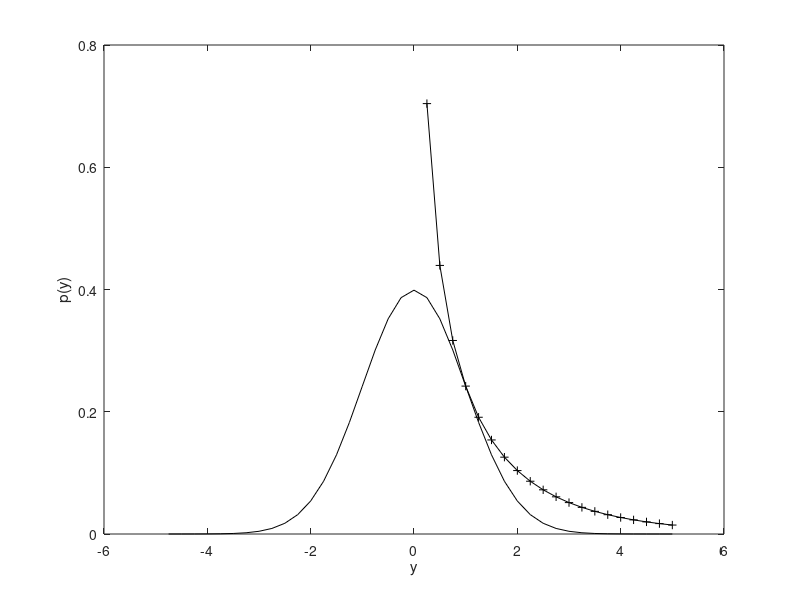

MATLAB code to generate this figure: (Note: this script raises an error after producing the figure.)
% gauss, chi-1, exponential (chi-2)and Rayleigh pdfs

sigx=1;			% underlying Gaussian std dev
beta=2*sigx^2;
Mx=0;			% x zero mean

npts=20;
ymax=5*sigx;
dy=ymax/npts;
y=dy:dy:ymax;
yg=-ymax+dy:dy:ymax;

pyg=(1./(sigx*sqrt(2*pi))).*exp(-(yg.^2)./beta);
p1y=(1./(sigx.*sqrt(2.*pi.*y))).*exp(-(y./beta));
p2y=(1/beta).*exp(-(y./beta));
pry=(2.*y./beta).*exp(-(y.^2)./beta);

P1y=0;
P2y=0;
Pry=0;
for n=1:npts,
	P1y=P1y+p1y(n)*dy;
	P2y=P2y+p2y(n)*dy;
	Pry=Pry+pry(n)*dy;
end;
Pyg=0;
for n=1:2*npts,
	Pyg=Pyg+pyg(n)*dy;
end;
[P1y P2y Pry Pyg]

figure(1);
plot(yg,pyg,'k');
ylabel('p(y)');
xlabel('y');
hold on;
plot(y,p1y,'k-+');
plot(y,p2y,'k-O');
plot(y,pry,'k-*');
legend('Gaussian','Chi-Sq 1 DOF','Exponential','Rayleigh');
hold off;
axis([-5 5 0 1]);
